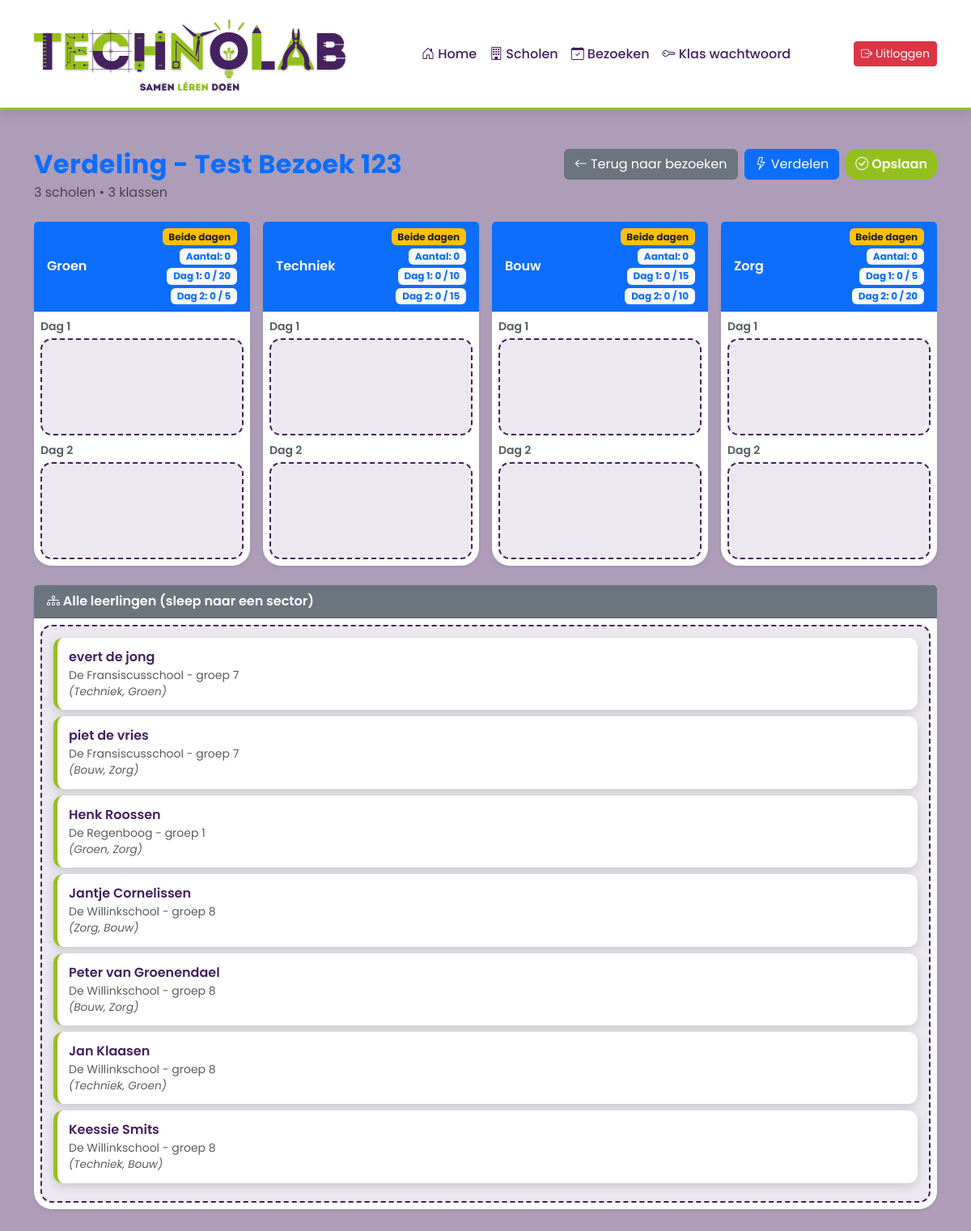
/verdeling.php?bezoek_id=1 (signed in), run on the app's committed database.
### tables this page shows
CREATE TABLE `bezoek` (
  `bezoek_id` int(11) NOT NULL,
  `naam` varchar(255) NOT NULL,
  `type_onderwijs` enum('PO','VO','MBO') NOT NULL,
  `schooljaar` varchar(20) NOT NULL DEFAULT '',
  `pincode` varchar(50) NOT NULL,
  `max_keuzes` tinyint(3) UNSIGNED NOT NULL DEFAULT 2,
  `po_dag1` datetime DEFAULT NULL,
  `po_dag2` datetime DEFAULT NULL,
  `vo_week_start` date DEFAULT NULL,
  `vo_week_eind` date DEFAULT NULL,
  `actief` tinyint(1) NOT NULL DEFAULT 1,
  `created_at` timestamp NOT NULL DEFAULT current_timestamp()
);

CREATE TABLE `bezoek_optie` (
  `optie_id` int(11) NOT NULL,
  `bezoek_id` int(11) NOT NULL,
  `volgorde` int(11) NOT NULL,
  `naam` varchar(100) NOT NULL,
  `max_leerlingen` int(11) DEFAULT NULL,
  `max_leerlingen_dag1` int(11) DEFAULT NULL,
  `max_leerlingen_dag2` int(11) DEFAULT NULL,
  `dag_deel` enum('week','dag1','dag2','beide') NOT NULL DEFAULT 'week',
  `actief` tinyint(1) NOT NULL DEFAULT 1
);

CREATE TABLE `leerling` (
  `leerling_id` int(11) NOT NULL,
  `klas_id` int(11) NOT NULL,
  `voornaam` varchar(100) NOT NULL,
  `tussenvoegsel` varchar(100) DEFAULT NULL,
  `achternaam` varchar(100) NOT NULL,
  `voorkeur1` varchar(100) DEFAULT NULL,
  `voorkeur2` varchar(100) DEFAULT NULL,
  `voorkeur3` varchar(100) DEFAULT NULL,
  `voorkeur4` varchar(100) DEFAULT NULL,
  `voorkeur5` varchar(100) DEFAULT NULL,
  `toegewezen_week` varchar(100) DEFAULT NULL,
  `toegewezen_dag1` varchar(100) DEFAULT NULL,
  `toegewezen_dag2` varchar(100) DEFAULT NULL
);

CREATE TABLE `school` (
  `school_id` smallint(6) NOT NULL,
  `schoolnaam` varchar(100) NOT NULL,
  `plaats` varchar(100) NOT NULL,
  `type_onderwijs` set('Primair Onderwijs','Voortgezet Onderwijs','MBO') DEFAULT NULL
);

CREATE TABLE `klas` (
  `klas_id` int(11) NOT NULL,
  `school_id` int(11) NOT NULL,
  `klasaanduiding` varchar(100) NOT NULL,
  `leerjaar` varchar(100) DEFAULT NULL,
  `schooljaar` varchar(100) NOT NULL
);

### includes/functions.php (called while the page is built, shortened)
<?php
function e($waarde): string
{
    return htmlspecialchars((string)$waarde, ENT_QUOTES, 'UTF-8');
}

### verdeling.php (the view, shortened to what this page needs)
<?php
$bezoek_id = (int)$_GET['bezoek_id'];
function parse_toegewezen_week($value)
{
    $value = trim((string)$value);
    if ($value === '') {
        return [0, null];
    }
    return [0, null];
}
require 'includes/header.php';
$back_url = 'bezoeken.php';
$back_label = 'Terug naar bezoeken';
$stmt = $conn->prepare("SELECT bezoek_id, naam, type_onderwijs FROM bezoek WHERE bezoek_id=?");
$stmt->bind_param("i", $bezoek_id);
$stmt->execute();
$bezoek = $stmt->get_result()->fetch_assoc();
$isPoBezoek = (($bezoek['type_onderwijs'] ?? '') === 'PO');
$stmt = $conn->prepare("
    SELECT COUNT(*) AS klassen_count, COUNT(DISTINCT k.school_id) AS scholen_count
    FROM bezoek_klas bk
    INNER JOIN klas k ON k.klas_id = bk.klas_id
    WHERE bk.bezoek_id=?
");
$stmt->bind_param("i", $bezoek_id);
$stmt->execute();
$bezoek_stats = $stmt->get_result()->fetch_assoc();
$page_title = 'Verdeling - ' . ($bezoek['naam'] ?? 'Bezoek');
$page_subtitle = ((int)($bezoek_stats['scholen_count'] ?? 0)) . ' scholen • ' . ((int)($bezoek_stats['klassen_count'] ?? 0)) . ' klassen';
$stmt = $conn->prepare("
    SELECT bo.optie_id AS id, bo.naam, bo.dag_deel, bo.max_leerlingen_dag1, bo.max_leerlingen_dag2,
           COALESCE(
               bo.max_leerlingen,
               CASE bo.dag_deel
                   WHEN 'dag1' THEN bo.max_leerlingen_dag1
                   WHEN 'dag2' THEN bo.max_leerlingen_dag2
                   WHEN 'beide' THEN CASE
                       WHEN COALESCE(bo.max_leerlingen_dag1, 0) = 0 OR COALESCE(bo.max_leerlingen_dag2, 0) = 0 THEN 0
                       ELSE (COALESCE(bo.max_leerlingen_dag1, 0) + COALESCE(bo.max_leerlingen_dag2, 0))
                   END
                   ELSE 0
               END,
               0
           ) AS max_leerlingen
    FROM bezoek_optie bo
    WHERE bo.bezoek_id=? AND bo.actief=1
    ORDER BY bo.volgorde ASC
");
$stmt->bind_param("i", $bezoek_id);
$stmt->execute();
$res   = $stmt->get_result();
$werelden = [];
$sectorNaamMap = [];
while ($r = $res->fetch_assoc()) {
    $werelden[] = $r;
    $sectorNaamMap[(int)$r['id']] = $r['naam'];
}
$stmt = $conn->prepare("
    SELECT l.leerling_id, l.voornaam, l.tussenvoegsel, l.achternaam,
           l.voorkeur1, l.voorkeur2, l.voorkeur3, l.toegewezen_week,
           k.klasaanduiding, s.schoolnaam
    FROM leerling l
    INNER JOIN bezoek_klas bk ON bk.klas_id = l.klas_id
    INNER JOIN klas k ON k.klas_id = l.klas_id
    INNER JOIN school s ON s.school_id = k.school_id
    WHERE bk.bezoek_id=?
    ORDER BY s.schoolnaam ASC, k.klasaanduiding ASC, l.achternaam ASC, l.voornaam ASC
");
$stmt->bind_param("i", $bezoek_id);
$stmt->execute();
$leerlingen = $stmt->get_result()->fetch_all(MYSQLI_ASSOC);
$leerlingNamen = [];
foreach ($leerlingen as $l) {
    $leerlingNamen[(int)$l['leerling_id']] =
        trim($l['voornaam'] . ' ' . ($l['tussenvoegsel'] ?: '') . ' ' . $l['achternaam']);
}
?>
<div class="ttr-app">
    <div class="container py-5">
        <div class="d-flex justify-content-between align-items-start mb-4">
            <div>
                <h2 class="fw-bold text-primary mb-1"><?= e($page_title) ?></h2>
                <div class="text-muted"><?= e($page_subtitle) ?></div>
            </div>
            <div class="d-flex gap-2">
                <a href="<?= e($back_url) ?>" class="btn btn-secondary">
                    <i class="bi bi-arrow-left"></i> <?= e($back_label) ?>
                </a>
                <button id="btnAuto" class="btn btn-primary">
                    <i class="bi bi-lightning"></i> Verdelen
                </button>
                <button id="btnSave" class="btn btn-success">
                    <i class="bi bi-check-circle"></i> Opslaan
                </button>
            </div>
        </div>
        <div class="row g-3 mb-4">
            <?php foreach ($werelden as $s): ?>
                <div class="col-12 col-md-6 col-lg-3">
                    <div class="card verdeling-card shadow-sm h-100">
                        <div
                            class="card-header bg-primary text-white fw-semibold d-flex justify-content-between align-items-center"
                            data-sector-id="<?= (int)$s['id'] ?>"
                            data-dag-deel="<?= e((string)($s['dag_deel'] ?? 'week')) ?>"
                            data-max-dag1="<?= (int)($s['max_leerlingen_dag1'] ?? 0) ?>"
                            data-max-dag2="<?= (int)($s['max_leerlingen_dag2'] ?? 0) ?>"
                        >
                            <span><?= e($s['naam']) ?></span>
                            <div class="d-flex flex-column align-items-end gap-1">
                                <?php if ($isPoBezoek && (($s['dag_deel'] ?? 'week') === 'beide')): ?>
                                    <span class="badge bg-warning text-dark">Beide dagen</span>
                                    <span class="badge bg-light text-primary" id="sector-<?= $s['id'] ?>-count" data-max-leerlingen="<?= (int)$s['max_leerlingen'] ?>">
                                    </span>
                                    <span class="badge bg-light text-primary" id="sector-<?= $s['id'] ?>-dag1-count">
                                    </span>
                                    <span class="badge bg-light text-primary" id="sector-<?= $s['id'] ?>-dag2-count">
                                    </span>
                                <?php endif; ?>
                            </div>
                        </div>
                        <div class="card-body p-2">
                            <?php if ($isPoBezoek && (($s['dag_deel'] ?? 'week') === 'beide')): ?>
                                <div class="small text-muted mb-1 fw-semibold">Dag 1</div>
                                <div class="dropzone mb-2" data-sector-id="<?= (int)$s['id'] ?>" data-variant="dag1" style="min-height:120px;"></div>
                                <div class="small text-muted mb-1 fw-semibold">Dag 2</div>
                                <div class="dropzone" data-sector-id="<?= (int)$s['id'] ?>" data-variant="dag2" style="min-height:120px;"></div>
                            <?php else: ?>
                                <div class="dropzone" data-sector-id="<?= (int)$s['id'] ?>" data-variant="" style="min-height:180px;"></div>
                            <?php endif; ?>
                        </div>
                    </div>
                </div>
            <?php endforeach; ?>
        </div>
        <div class="card shadow-sm">
            <div class="card-header bg-secondary text-white fw-semibold">
                <i class="bi bi-diagram-3"></i> Alle leerlingen (sleep naar een sector)
            </div>
            <div class="card-body p-2">
                <div class="dropzone verdeling-pool" id="studentsPool" data-sector-id="0">
                    <?php foreach ($leerlingen as $l):
                        $lid      = (int)$l['leerling_id'];
                        [$assignedSectorId, $assignedVariant] = parse_toegewezen_week($l['toegewezen_week'] ?? '');
                        $assignedRaw = trim((string)($l['toegewezen_week'] ?? ''));
                    ?>
                        <div class="student-wrapper"
                            data-leerling-id="<?= $lid ?>"
                            data-assigned="<?= e($assignedRaw) ?>"
                            data-assigned-sector-id="<?= (int)$assignedSectorId ?>"
                            data-assigned-variant="<?= e((string)($assignedVariant ?? '')) ?>">
                            <div class="student-item" draggable="true" data-leerling-id="<?= $lid ?>">
                                <div class="student-name">
                                    <?= e($leerlingNamen[$lid]) ?>
                                </div>
                                <div class="student-origin text-muted small"><?= e($l['schoolnaam']) ?> - <?= e($l['klasaanduiding']) ?></div>
                                <?php
                                $v1 = (int)$l['voorkeur1'];
                                $v2 = (int)$l['voorkeur2'];
                                $vTxt = [];
                                if ($v1 && isset($sectorNaamMap[$v1])) $vTxt[] = $sectorNaamMap[$v1];
                                if ($v2 && isset($sectorNaamMap[$v2])) $vTxt[] = $sectorNaamMap[$v2];
                                if (!empty($vTxt)) {
                                    echo '<div class="student-preferences text-muted small">(' . e(implode(', ', $vTxt)) . ')</div>';
                                }
                                ?>
                            </div>
                        </div>
                    <?php endforeach; ?>
                </div>
            </div>
        </div>
    </div>
</div>
<?php require 'includes/footer.php'; ?>

### css/index.css (style rules this page uses)
:root { --tl-purple: #44205F; --tl-green: #94C01F; --tl-white: #ffffff; --tl-orange: #FF6F3C; --tl-purple-light: rgba(68, 32, 95, 0.10); --tl-purple-dark: rgba(68, 32, 95, 0.25); --tl-green-light: rgba(148, 192, 31, 0.18); --tl-orange-light: rgba(255, 111, 60, 0.15); }
.ttr-app { background: var(--tl-purple-dark); font-family: "Poppins", sans-serif; color: #2b2b2b; min-height: 100vh; }
.ttr-app h2, .ttr-app h5 { color: var(--tl-purple); }
.ttr-app h2 { font-weight: 700; letter-spacing: 0.5px; }
.ttr-app .card { background: var(--tl-white); border-radius: 22px; border: none; box-shadow: 0 10px 28px rgba(0,0,0,0.08); transition: transform 0.25s ease, box-shadow 0.25s ease; animation: softFloat 8s ease-in-out infinite; }
.btn-success { background: var(--tl-green); color: var(--tl-white); border-radius: 14px; border: none; font-weight: 600; transition: transform 0.15s ease, box-shadow 0.15s ease; }
.dropzone { min-height: 200px; padding: 14px; border-radius: 14px; border: 2px dashed var(--tl-purple); background: var(--tl-purple-light); transition: transform 0.2s ease, box-shadow 0.2s ease; }
.student-item { background: var(--tl-white); border-radius: 12px; padding: 12px 14px; margin-bottom: 8px; border-left: 5px solid var(--tl-green); box-shadow: 0 4px 12px rgba(0,0,0,0.14); cursor: grab; transition: transform 0.15s ease, box-shadow 0.15s ease; }
.student-name { font-weight: 600; color: var(--tl-purple); }
.student-preferences { font-size: 0.85rem; color: #6c757d; font-style: italic; }

### data on the page
bezoek: naam "Verdeling - Test Bezoek 123"
bezoek_optie: naam "Groen"
bezoek_optie: naam "Techniek"
bezoek_optie: naam "Bouw"
bezoek_optie: naam "Zorg"
leerling: leerling_id "evert de jong", school.schoolnaam "De Fransiscusschool", klas.klasaanduiding "groep 7", vTxt "Techniek, Groen"
leerling: leerling_id "piet de vries", school.schoolnaam "De Fransiscusschool", klas.klasaanduiding "groep 7", vTxt "Bouw, Zorg"
leerling: leerling_id "Henk Roossen", school.schoolnaam "De Regenboog", klas.klasaanduiding "groep 1", vTxt "Groen, Zorg"
leerling: leerling_id "Jantje Cornelissen", school.schoolnaam "De Willinkschool", klas.klasaanduiding "groep 8", vTxt "Zorg, Bouw"
leerling: leerling_id "Peter van Groenendael", school.schoolnaam "De Willinkschool", klas.klasaanduiding "groep 8", vTxt "Bouw, Zorg"
leerling: leerling_id "Jan Klaasen", school.schoolnaam "De Willinkschool", klas.klasaanduiding "groep 8", vTxt "Techniek, Groen"
leerling: leerling_id "Keessie Smits", school.schoolnaam "De Willinkschool", klas.klasaanduiding "groep 8", vTxt "Techniek, Bouw"

### other printed values
$page_subtitle "3 scholen • 3 klassen"
$back_label "Terug naar bezoeken"
